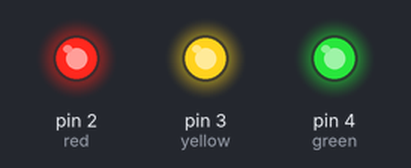
Bench run of a sketch on a simulated Arduino Uno, built with avr-gcc and run on an emulated ATmega328P. Shown: output pins drawn as LEDs (lit = HIGH).

Above: at 0.15 s.
At 1.07 s:
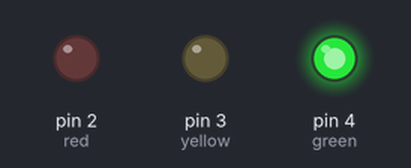
At 1.68 s:
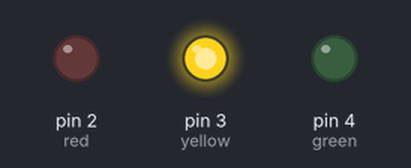
At 3.22 s:
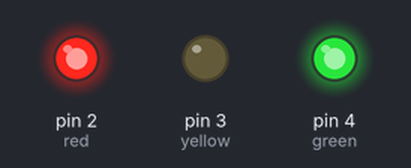
At 5.07 s:
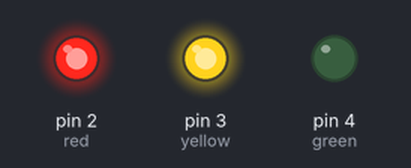
At 6.6 s:
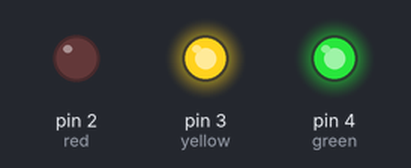
Timing chart, 0 to 7.1 s (numbered marks = the images above):
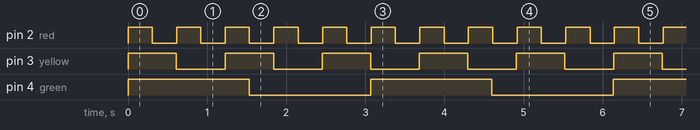

The sketch:

LED_diff_speed.ino
```cpp
const int red = 2;
const int yellow = 3;
const int green = 4;
const int redSpeed = 600;
const int yellowSpeed = 1200;
const int greenSpeed = 3000;
int redCount = 0;
int yellowCount = 0;
int greenCount = 0;

void setup() {
   pinMode(red,OUTPUT);
   pinMode(yellow,OUTPUT);
   pinMode(green,OUTPUT);
  }

void loop() {
  if(redCount++ > redSpeed) redCount = 0;
    if(redCount < redSpeed/2)
      digitalWrite(red, HIGH);
    else
      digitalWrite(red, LOW);

  if(yellowCount++ > yellowSpeed) yellowCount = 0;
    if(yellowCount < yellowSpeed/2)
      digitalWrite(yellow, HIGH);
    else
      digitalWrite(yellow, LOW);

  if(greenCount++ > greenSpeed) greenCount = 0;
    if(greenCount < greenSpeed/2)
      digitalWrite(green, HIGH);
    else
      digitalWrite(green, LOW);
  delay(1);
}
```

Measured:
- by itself, pin 2 (red): alternates HIGH for 0.31 s and LOW for 0.31 s
- by itself, pin 3 (yellow): alternates HIGH for 0.61 s and LOW for 0.61 s
- by itself, pin 4 (green): alternates HIGH for 1.5 s and LOW for 1.5 s
